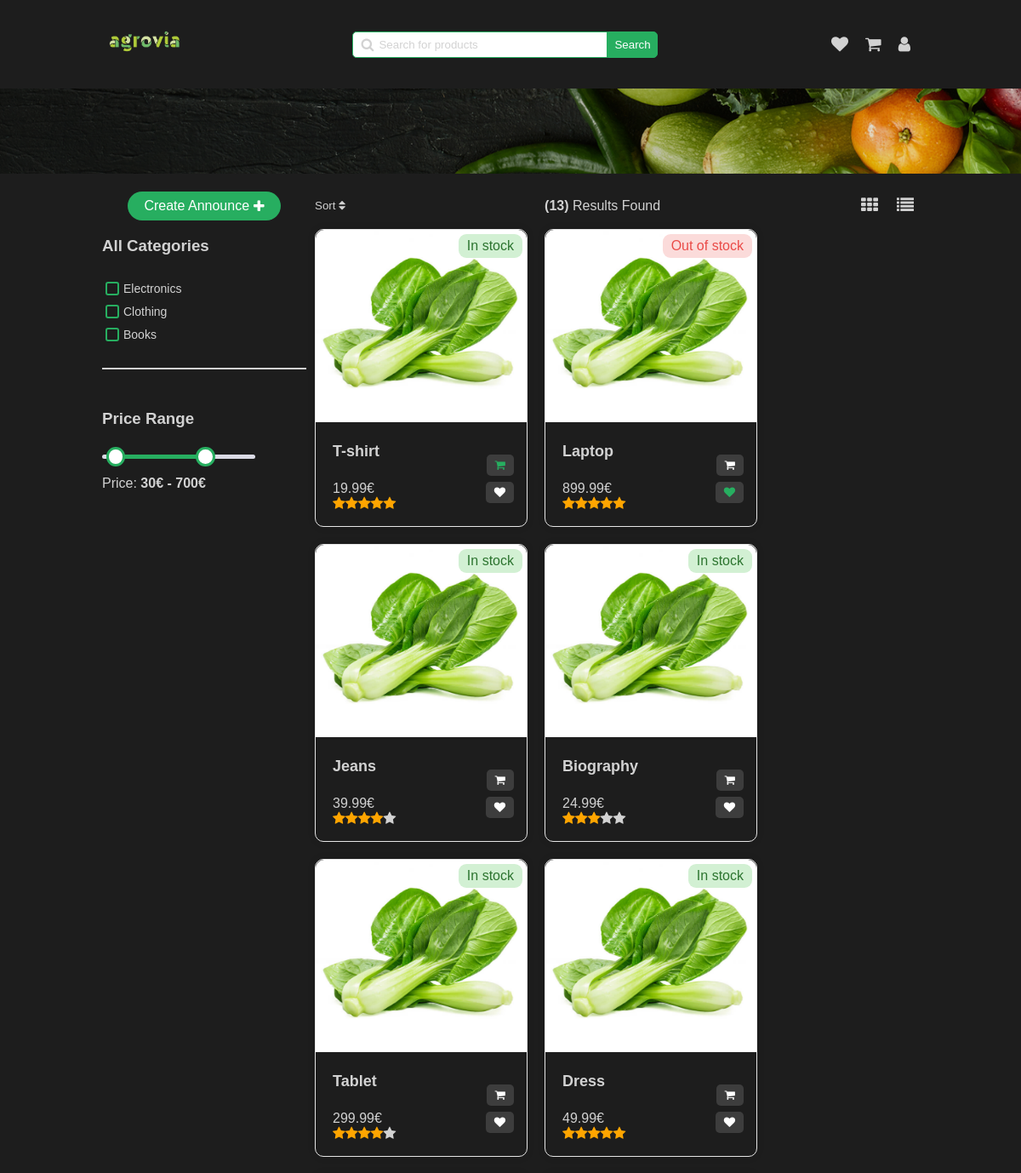
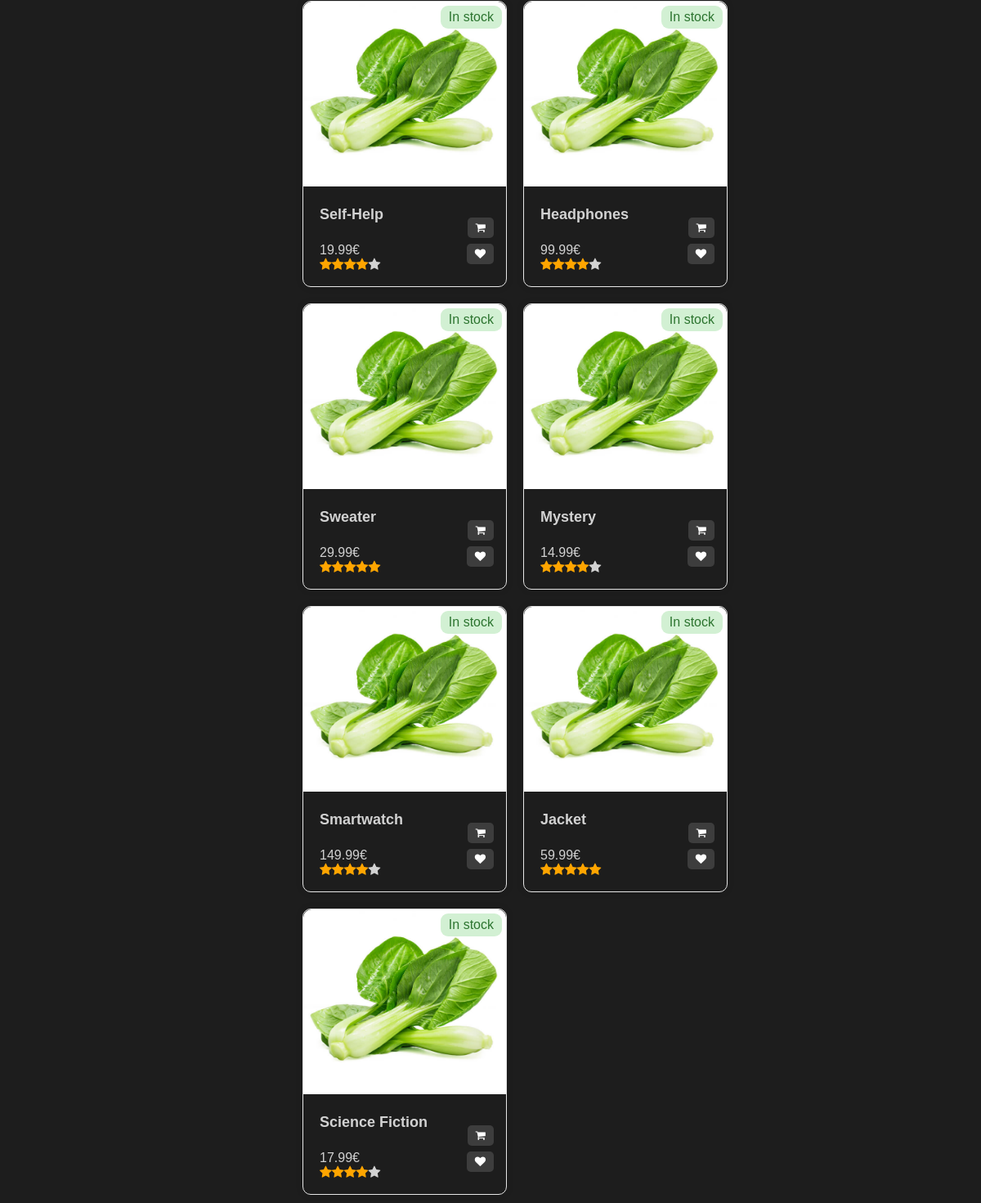
Page /pages/home.php (signed in) on the committed database (2 pictures, top to bottom).
### tables this page shows
CREATE TABLE Category (
  id INTEGER PRIMARY KEY,
  name TEXT
);

CREATE TABLE Announce (
  id INTEGER PRIMARY KEY,
  id_category INTEGER,
  image TEXT,
  title TEXT,
  description TEXT,
  price FLOAT,
  quantity INTEGER,
  rating INTEGER,
  out_of_stock BOOLEAN,
  FOREIGN KEY (id_category) REFERENCES Category(id)
);

CREATE TABLE UserSaved (
  id INTEGER PRIMARY KEY,
  user_id INTEGER,
  announce_id INTEGER,
  quantity_selected INTEGER,
  is_in_cart BOOLEAN,
  is_in_favourite BOOLEAN,
  FOREIGN KEY (user_id) REFERENCES User(id),
  FOREIGN KEY (announce_id) REFERENCES Announce(id) ON DELETE CASCADE
);

### php/announce.php (the view, shortened to what this page needs)
<?php
require '../php/pdo.php';
function get_all_announce()
{
    global $pdo;
    $query = "SELECT * FROM Announce";
    $stmt = $pdo->prepare($query);
    $stmt->execute();
    $announce = $stmt->fetchAll(PDO::FETCH_ASSOC);
    return $announce;
}
function generate_star($rating)
{
    $stars = "";
    for ($i = 0; $i < 5; $i++) {
        if ($i < $rating) {
            $stars .= "<i class='fa fa-star checked'></i>";
        } else {
            $stars .= "<i class='fa fa-star'></i>";
        }
    }
    return $stars;
}
function get_saved_announce_by_user_id($user_id)
{
    global $pdo;
    $query = "SELECT * FROM UserSaved WHERE user_id = :user_id";
    $stmt = $pdo->prepare($query);
    $stmt->bindParam(':user_id', $user_id);
    $stmt->execute();
    $announce = $stmt->fetchAll(PDO::FETCH_ASSOC);
    return $announce;
}
function _get_announce_saved_by_user($announce, $saved_announce)
{
    foreach ($saved_announce as $saved_row) {
        if ($announce["id"] === $saved_row["announce_id"]) {
            return $saved_row;
        }
    }
    return false;
}
function display_announce($announce)
{
    $saved_announce = get_saved_announce_by_user_id($_SESSION['user_id']);
    foreach ($announce as $row) {
        $saved = _get_announce_saved_by_user($row, $saved_announce);
        echo "<a
                  class='announce' id='" . $row['id'] . "-announce'
                  href='../pages/announce-view.php?id=" . $row['id'] . "'";
        echo ">";
        $icon_style = "style='color: var(--secondary);'";
        if ($row['image'] != '') {
            echo "<img src='" . $row['image'] . "' alt='product'>";
        } else {
            echo "<img src='../public/no-image-available.jpg' alt='product'>";
        }
        if ($row['out_of_stock'] == 1) {
            echo "<div class='out-of-stock'>Out of stock</div>";
        } else {
            echo "<div class='in-stock'>In stock</div>";
        }
        echo "<div class='infos'>";
        echo "<div class='details'>";
        echo "<h4>" . $row['title'] . "</h4>";
        echo "<span class='price'>" . $row['price'] . "€</span>";
        echo "<span class='rating '>";
        echo generate_star($row['rating']);
        echo "</span>";
        echo "</div>";
        echo "<div class='actions'>";
        echo "<button class='cart'
                      onclick='event.preventDefault(); add_cart_item(" . $row['id'] . ")'>
                <i
                    class='fa fa-shopping-cart'" . ($saved['is_in_cart'] == 1 ? $icon_style : '') . "
                    id='" . $row['id'] . "-cart-icon'
                >
                </i>
              </button>";
        echo "<button class='wish'
                      onclick='event.preventDefault(); add_wishlist_item(" . $row['id'] . ")'
                >
                <i
                    class='fa fa-heart'" . ($saved['is_in_favourite'] == 1 ? $icon_style : '') . "
                    id='" . $row['id'] . "-wish-icon'
                >
                </i>
              </button>";
        echo "</div>";
        echo "</div>";
        echo "</a>";
    }
}
?>

### php/category.php
<?php
require '../php/pdo.php';
function get_all_categories()
{
    global $pdo;
    $query = "SELECT * FROM Category";
    $stmt = $pdo->prepare($query);
    $stmt->execute();
    $result = $stmt->fetchAll(PDO::FETCH_ASSOC);
    return $result;
}
function display_categories($categories)
{
    foreach ($categories as $category) {
        echo "<span>
        <input type='checkbox' id='" . $category['id'] . "-category' name='category' value='" . $category['name'] . "'>
        <label for='" . $category['id'] . "-category'>" . $category['name'] . "</label>
        </span>";
    }
}
?>

### styles/home.css (style rules this page uses)
.categories span { display: flex; align-items: center; margin-bottom: 5px; }
.categories input[type="checkbox"] { margin-right: 5px; }
.categories label { font-size: 14px; color: var(--text-color); cursor: pointer; }
.categories span:last-child { margin-bottom: 20px; }
.categories input[type="checkbox"] { appearance: none; width: 16px; height: 16px; border: 2px solid var(--secondary); border-radius: 3px; cursor: pointer; }
.announce { max-width: 250px; flex-grow: 1; flex-basis: 15%; display: flex; flex-direction: column; align-items: center; justify-content: flex-start; margin: 10px; min-width: 250px; height: 350px; border-radius: 10px; background-color: var(--primary); transition: all 0.3s ease-in-out; text-decoration: none; color: var(--text); position: relative; box-shadow: 0 0 10px rgba(0, 0, 0, 0.1); border: 1px solid var(--light-stroke); }
.announce img { height: 65%; width: 100%; border-radius: 10px 10px 0 0; }
.announce .out-of-stock { position: absolute; top: 5px; right: 5px; color: rgba(234, 75, 72, 1); padding: 5px 10px; background-color: rgba(234, 75, 72, 0.2); border-radius: 9px; }
.announce .in-stock { position: absolute; top: 5px; right: 5px; color: rgba(44, 116, 47, 1); padding: 5px 10px; background-color: rgba(32, 181, 38, 0.2); border-radius: 9px; }
.announce .infos { display: flex; width: 100%; align-items: center; position: relative; padding: 0 10px; }
.announce .infos .details { display: flex; flex-direction: column; margin-left: 10px; }
.announce .infos .details h4 { font-size: 18px; color: var(--text); }
.announce .infos .actions { display: flex; flex-direction: column; position: absolute; right: 15px; bottom: 10px; }
.announce .infos button { padding: 5px 10px; border: none; background-color: rgba(61, 61, 61, 1); color: var(--white); border-radius: 5px; cursor: pointer; margin-left: auto; margin-top: 7px; z-index: 1111; }
.checked { color: orange; }

### styles/global.css (style rules this page uses)
* { box-sizing: border-box; }
body, body.dark-theme, body.light-theme { font-family: "Overpass", sans-serif; -webkit-font-smoothing: antialiased; -moz-osx-font-smoothing: grayscale; background-color: var(--primary); color: var(--text); width: 80%; max-width: 1200px; margin: 0 auto; transition: background-color 0.3s ease, transform 0.5s cubic-bezier(0.68, -0.55, 0.27, 1.55); }
body { --primary: rgba(29, 29, 29, 1); --secondary: rgba(39, 174, 96, 1); --tertiary: rgba(146, 227, 169, 1); --text: rgba(210, 210, 210, 1); --hover-color: rgba(62, 62, 62, 1); --white: rgba(255, 255, 255, 1); --dark: rgba(29, 29, 29, 1); --gray: rgba(102, 102, 102, 1); --error: rgba(255, 0, 0, 1); --light-hover-green: rgba(237, 242, 238, 1); --light-stroke: rgba(230, 230, 230, 1); }

### rows in the picture
category: name "Electronics"
category: name "Clothing"
category: name "Books"
announce: image (picture), out_of_stock "In stock", title "T-shirt", price "19.99", rating 5 (drawn)
announce: image (picture), out_of_stock "Out of stock", title "Laptop", price "899.99", rating 5 (drawn)
announce: image (picture), out_of_stock "In stock", title "Jeans", price "39.99", rating 4 (drawn)
announce: image (picture), out_of_stock "In stock", title "Biography", price "24.99", rating 3 (drawn)
announce: image (picture), out_of_stock "In stock", title "Tablet", price "299.99", rating 4 (drawn)
announce: image (picture), out_of_stock "In stock", title "Dress", price "49.99", rating 5 (drawn)
announce: image (picture), out_of_stock "In stock", title "Self-Help", price "19.99", rating 4 (drawn)
announce: image (picture), out_of_stock "In stock", title "Headphones", price "99.99", rating 4 (drawn)
announce: image (picture), out_of_stock "In stock", title "Sweater", price "29.99", rating 5 (drawn)
announce: image (picture), out_of_stock "In stock", title "Mystery", price "14.99", rating 4 (drawn)
announce: image (picture), out_of_stock "In stock", title "Smartwatch", price "149.99", rating 4 (drawn)
announce: image (picture), out_of_stock "In stock", title "Jacket", price "59.99", rating 5 (drawn)
announce: image (picture), out_of_stock "In stock", title "Science Fiction", price "17.99", rating 4 (drawn)
